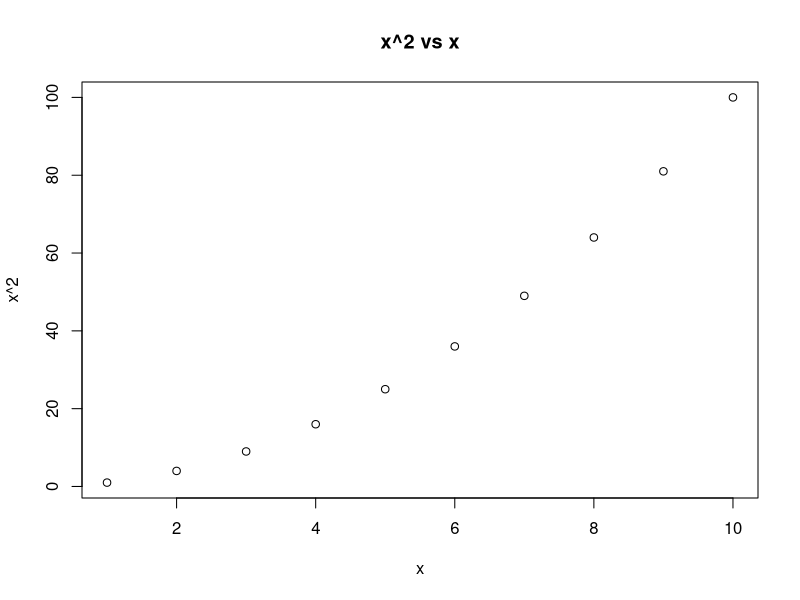
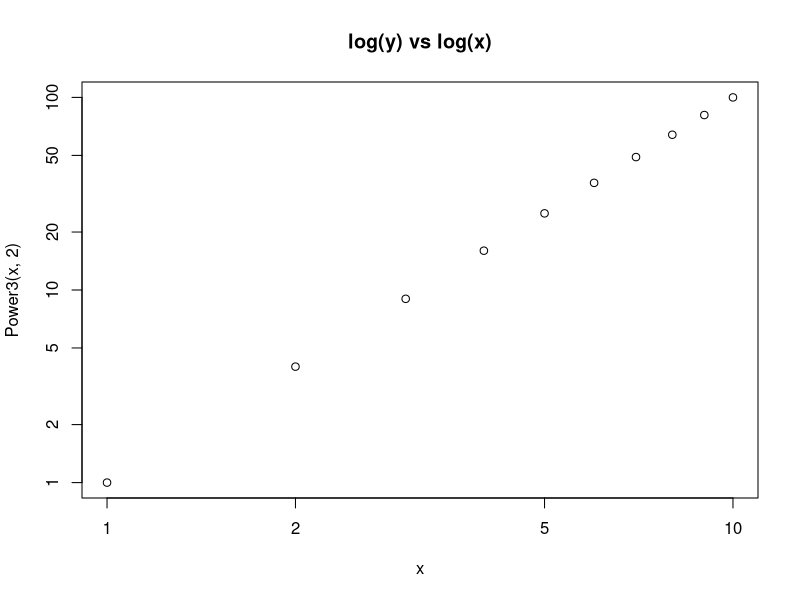
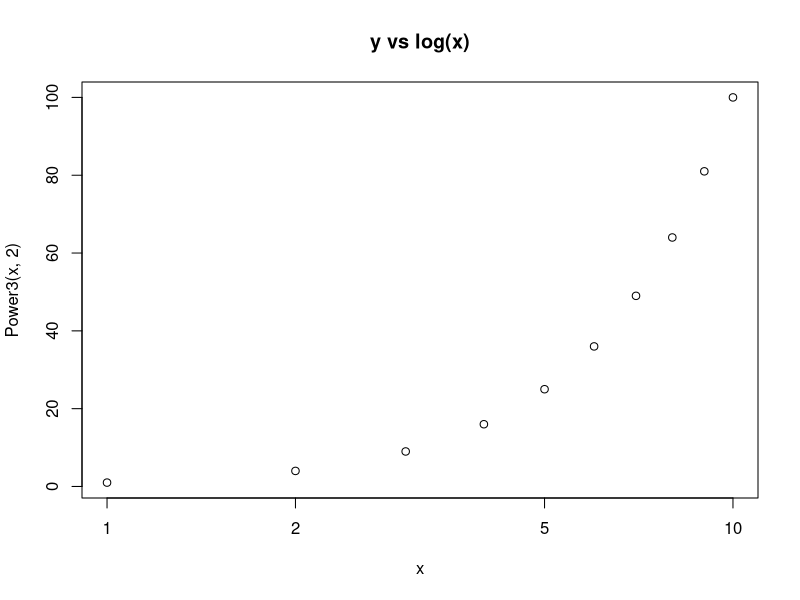
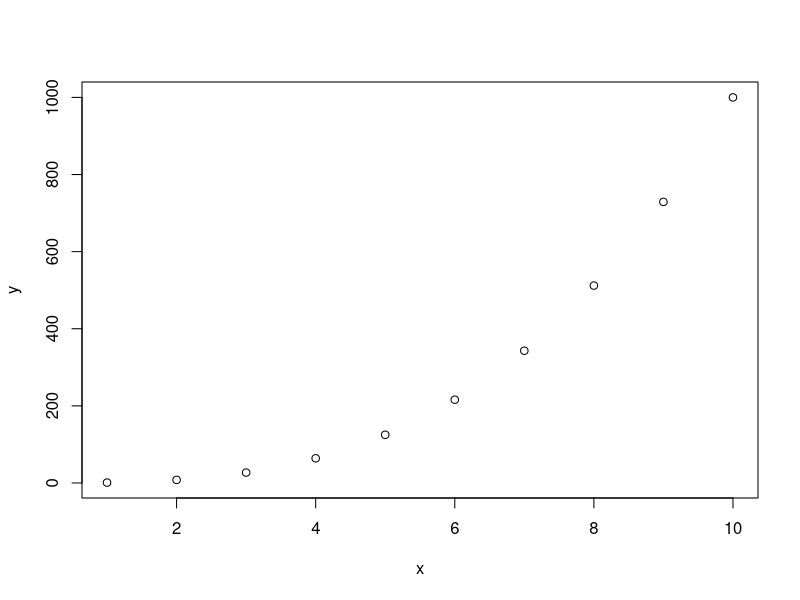

The R script that drew these images, in order:

Power = function(){
    print(2^3)
}
Power()

Power2 = function(x,a){
    print(x^a)
}
Power2(3,8)

Power2(10,3)
Power2(8,17)
Power2(131,3)

Power3 = function(x,a){
    answer = x^a
    return(answer)
}
Power3(2,3)

x = 1:10
y = Power3(x,2)
plot(x,y,main="x^2 vs x",xlab="x",ylab="x^2")

x=1:10
plot(x,Power3(x,2),log="xy", main="log(y) vs log(x)")
plot(x,Power3(x,2),log="x",main="y vs log(x)")

PlotPower = function(x,a){
    y = x^a
    plot(x,y)
}
PlotPower(1:10,3)


